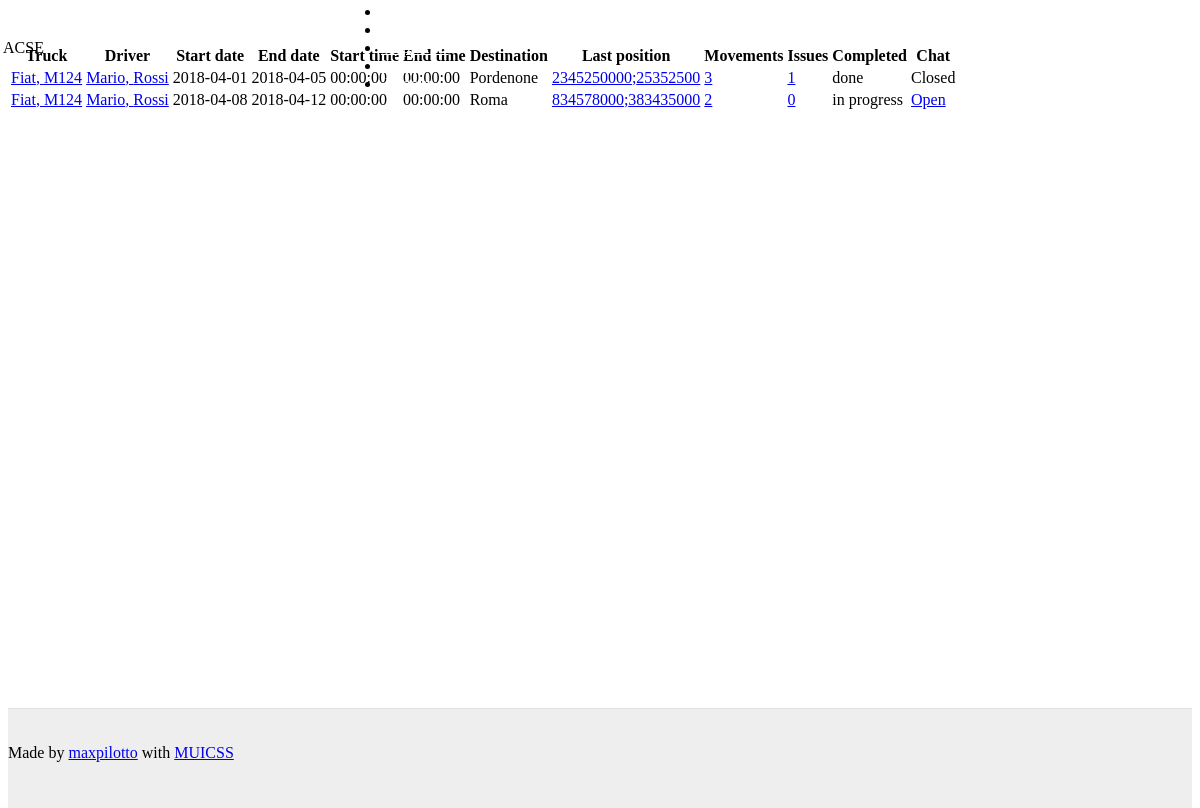
The app's page /site/shipments.php (signed in), older data.
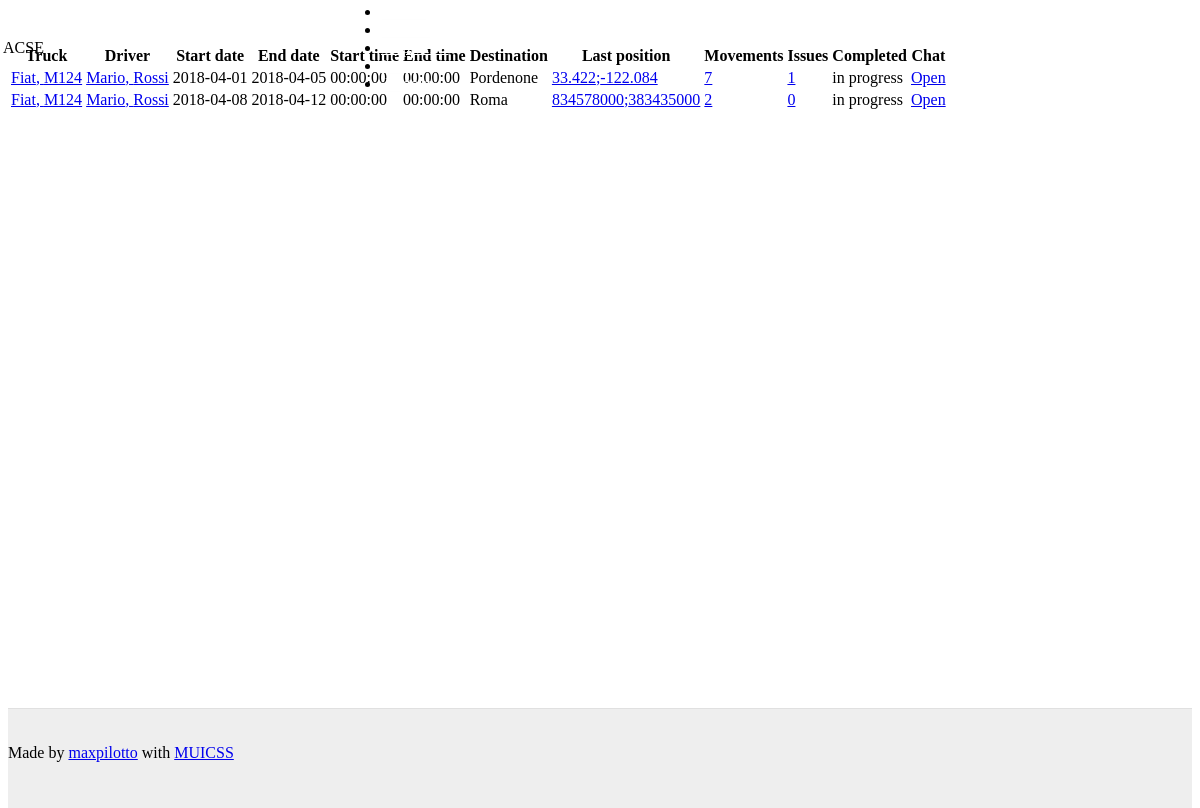
The same page, newer data.
### tables this page shows
CREATE TABLE `shipments` (
  `id` int(11) NOT NULL,
  `truck` int(11) DEFAULT NULL,
  `driver` int(11) DEFAULT NULL,
  `startDate` date DEFAULT NULL,
  `endDate` date DEFAULT NULL COMMENT 'This is not the actual end date but an estimated date',
  `startTime` time NOT NULL,
  `endTime` time NOT NULL COMMENT 'This is not the actual end time but an estimated time',
  `destination` varchar(20) DEFAULT NULL,
  `company` int(11) DEFAULT NULL,
  `status` int(11) DEFAULT '4' COMMENT 'This is set by the operator'
);

CREATE TABLE `trucks` (
  `id` int(11) NOT NULL,
  `brand` varchar(20) DEFAULT NULL,
  `model` varchar(20) DEFAULT NULL,
  `containerSize` int(11) DEFAULT NULL,
  `licensePlate` varchar(20) DEFAULT NULL,
  `company` int(11) DEFAULT NULL
);

CREATE TABLE `drivers` (
  `id` int(11) NOT NULL,
  `name` varchar(30) DEFAULT NULL,
  `surname` varchar(30) DEFAULT NULL,
  `company` int(11) DEFAULT NULL,
  `account` int(11) DEFAULT NULL
);

CREATE TABLE `movements` (
  `id` int(11) NOT NULL,
  `movDate` date DEFAULT NULL,
  `movTime` time NOT NULL,
  `latitude` float DEFAULT NULL,
  `longitude` float DEFAULT NULL,
  `speed` float DEFAULT NULL,
  `shipment` int(11) DEFAULT NULL
);

CREATE TABLE `shipmentstatuses` (
  `id` int(11) NOT NULL,
  `name` varchar(20) DEFAULT NULL,
  `description` varchar(100) DEFAULT NULL
);

### site/shipments.php (the view, shortened to what this page needs)
<html>
<?php
	echo file_get_contents("defaultHead.html");
	include_once("connection.php");
?>
<body>
	<?php
		include("defaultHeader.php");
	?>
    <div id="content-wrapper" class="mui--text-center">
        <br />
        <br />
        <div class="mui-container">
			<?php
				$result = mysqli_query($conn,"SELECT * FROM shipments WHERE company = $_SESSION[company]");
				echo "
				<table class='mui-table mui-table--bordered'>
					<thead>
						<tr>
							<th>Truck</th>
							<th>Driver</th>
							<th>Start date</th>
							<th>End date</th>
							<th>Start time</th>
							<th>End time</th>
							<th>Destination</th>
							<th>Last position</th>
							<th>Movements</th>
							<th>Issues</th>
							<th>Completed</th>
							<th>Chat</th>
						</tr>
					</thead>
					<tbody>";
				foreach ($result as $row){
					$driver = mysqli_fetch_assoc(mysqli_query($conn,"SELECT * FROM drivers WHERE id = $row[driver]"));
					$truck = mysqli_fetch_assoc(mysqli_query($conn,"SELECT * FROM trucks WHERE id = $row[truck]"));
					$movements = mysqli_query($conn,"SELECT * FROM movements WHERE shipment = $row[id] ORDER BY movDate DESC");
					$issues = mysqli_query($conn,"SELECT * FROM issues WHERE shipment = $row[id]");
					$lastMovement = mysqli_fetch_assoc($movements);
					$lastPosition = "<a href='https://maps.google.com/?q=$lastMovement[latitude],$lastMovement[longitude]'>$lastMovement[latitude];$lastMovement[longitude]</a>";
					$status = mysqli_fetch_assoc(mysqli_query($conn,"SELECT * FROM shipmentstatuses WHERE id = $row[status]"));
					echo "<tr>";
					echo "<td><a href='trucks.php?id=$truck[id]'>$truck[brand], $truck[model]</a></td>";
					echo "<td><a href='drivers.php?id=$driver[id]'>$driver[name], $driver[surname]</a></td>";
					echo "<td>$row[startDate]</td>";
					echo "<td>$row[endDate]</td>";
					echo "<td>$row[startTime]</td>";
					echo "<td>$row[endTime]</td>";
					echo "<td>$row[destination]</td>";
					echo "<td>".$lastPosition."</td>";
					echo "<td><a href='movements.php?id=$row[id]'>".mysqli_num_rows($movements)."</a></td>";
					echo "<td><a href='issues.php?id=$row[id]'>".mysqli_num_rows($issues)."</a></td>";
					echo "<td>$status[name]</td>";
					if ($row["status"] != "1"){
						echo "<td><a href='chat.php?id=$row[id]'>Open</a></td>";
					}else{
						echo "<td>Closed</td>";
					}
					echo "</tr>";
				}
				echo "</tbody>
            		</table>";
			?>
        </div>
    </div>
	<?php
		echo file_get_contents("defaultFooter.html");
	?>
</body>
</html>

### site/defaultHeader.php (shortened to what this page needs)
<header class="mui-appbar mui--z1">
	<div class="mui-container">
		<table>
			<tr class="mui--appbar-height">
				<?php
				if (isset($_SESSION["logged"])){
					if ($_SESSION["userType"] == 'm'){
						echo "<td class='mui--text-title'>ACME Dashboard</td>";
					}else{
						echo "<td class='mui--text-title'>$_SESSION[companyName]</td>";
					}
				}else{
					echo "<td class='mui--text-title'>ACME</td>";
				}
				?>
				<td class="mui--text-right">
					<ul class="mui-list--inline mui--text-body2">
						<?php
						if (isset($_SESSION["logged"])){
							echo '<li><a href="trucks.php">Trucks</a></li>';
							echo '<li><a href="drivers.php">Drivers</a></li>';
							echo '<li><a href="shipments.php">Shipments</a></li>';
							echo '<li><a href="issues.php">Issues</a></li>';
							echo '<li><a href="logout.php"><i class="fa" aria-hidden="true"></i> Logout</a></li>';
						}else{
							echo '<li><a href="loginForm.php"><i class="fa" aria-hidden="true"></i> Login</a></li>';
						}
						?>
					</ul>
				</td>
			</tr>
		</table>
	</div>
</header>

Row changes from the older to the newer data that the page shows:
changed shipments "Pordenone": movements.latitude "2345250000" → "33.422"; movements.longitude "25352500" → "-122.084"; mysqli_num_rows($movements) "3" → "7"; status.name "done" → "in progress"; status "Closed" → "Open"
